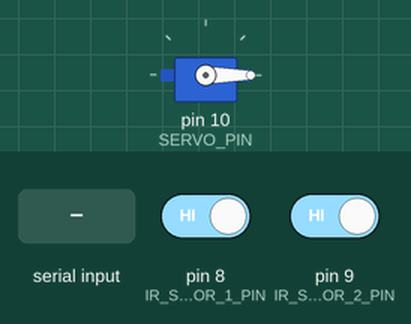
This sketch was run on a simulated Arduino Uno, built with avr-gcc and run on an emulated ATmega328P. Parts: servo. The test bench sets the inputs (shaded band); at power-on: pin 8 (IR_SENSOR_1_PIN) HIGH, pin 9 (IR_SENSOR_2_PIN) HIGH. What the sketch prints to the serial monitor is not drawn.

Above: at 2.2 s.
2.3 s: pin 8 (IR_SENSOR_1_PIN) driven LOW
3.8 s: "ALLOW\n" received over the second serial link
5.3 s: "1\n" received over the second serial link
7.3 s: "ALLOW\n" received over Serial
At 7.7 s:
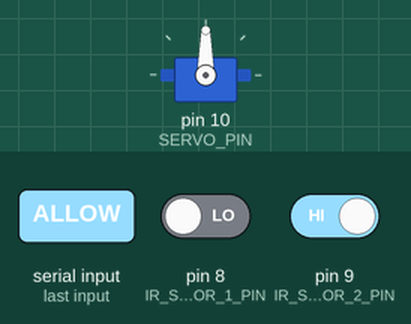
Timing chart, 0 to 15.8 s (numbered marks = the images above; inputs shaded):
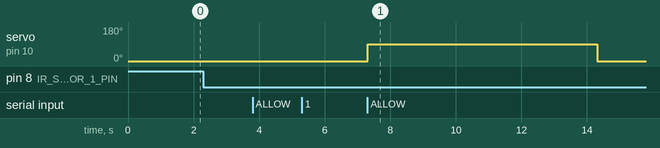

The sketch:

ArduinoUnoRFIDGate.ino
```cpp
#include <SoftwareSerial.h>
#include <Servo.h>

// ============================================
// EM-18 RFID Reader + 2 Slot IR Sensors + Gate
// ============================================
//
// RFID Reader Wiring:
// - RS232 Mode: EM-18 TX -> Arduino pin 2
// - Wiegand Mode: EM-18 WDATA1 -> pin 5, WDATA0 -> pin 6
// - Set SEL jumper on board to select mode (RS232=ON, Wiegand=OFF)
//
// Gate & Sensors:
// - Servo signal (gate control) -> Pin 10
// - IR Sensor 1 (slot 1) -> Pin 8
// - IR Sensor 2 (slot 2) -> Pin 9
//
// NOTE: Slot publishing is NON-BLOCKING and runs continuously
//       RFID scanning does NOT block slot updates

// ========== PIN DEFINITIONS ==========
constexpr byte EM18_RX_PIN = 2;
constexpr byte EM18_TX_PIN = 3;
constexpr byte SERVO_PIN = 10;
constexpr byte WIEGAND_D1_PIN = 5;
constexpr byte WIEGAND_D0_PIN = 6;
constexpr byte IR_SENSOR_1_PIN = 8;
constexpr byte IR_SENSOR_2_PIN = 9;

// ========== SERVO GATE SETTINGS ==========
constexpr int GATE_OPEN_ANGLE = 90;
constexpr int GATE_CLOSED_ANGLE = 0;
constexpr unsigned long GATE_PULSE_MS = 7000;

// ========== PROJECT SETTINGS ==========
const char* readerId = "uno-reader-1";
const char* gateId = "gate-a";

// ========== HARDWARE OBJECTS ==========
SoftwareSerial em18Serial(EM18_RX_PIN, EM18_TX_PIN);
Servo gateServo;

// ========== STATE TRACKING ==========
// Sensor timing
unsigned long lastSensorCheckTime = 0;
const unsigned long SENSOR_CHECK_INTERVAL = 250;  // Check every 250ms for responsive updates
unsigned long lastSnapshotPublishTime = 0;
const unsigned long SNAPSHOT_PUBLISH_INTERVAL = 30000;  // Full snapshot every 30 seconds (reduce spam)

// Slot states
bool slot1_occupied = false;
bool slot2_occupied = false;
bool sensor1_last_state = LOW;
bool sensor2_last_state = LOW;

// Wiegand (optional)
volatile uint32_t wiegandBits = 0;
volatile byte wiegandBitCount = 0;
volatile unsigned long lastWiegandTime = 0;
const unsigned long WIEGAND_TIMEOUT = 100;

// RFID card scanning (non-blocking state machine)
enum RFIDState { RFID_IDLE, RFID_READING, RFID_WAITING_DECISION };
RFIDState rfidState = RFID_IDLE;
String currentCardId = "";
unsigned long rfidReadStart = 0;
unsigned long rfidDecisionStart = 0;
const unsigned long RFID_READ_TIMEOUT = 400;      // 400ms to read card ID
const unsigned long RFID_DECISION_TIMEOUT = 2000; // 2000ms to get bridge decision (shorter = faster recovery)

// ========== SERIAL READER FUNCTION ==========
// Non-blocking: reads available data and extracts alphanumeric characters
// Returns the complete card ID when a line ending is found
String tryReadCardFromSerial() {
  // Non-blocking serial reader with tolerant termination.
  // Accumulates alphanumeric chars and returns when:
  //  - newline/carriage return received (most reliable), or
  //  - 12 chars are received (preferred full chip ID), or
  //  - a short pause after bytes (~250ms) with at least 4 chars (legacy IDs)
  static String buf = "";
  static unsigned long lastByteTime = 0;
  const unsigned long INTER_CHAR_TIMEOUT = 250; // ms (wait for inter-char gap before returning)
  const size_t MIN_CARD_LENGTH = 4;
  const size_t TARGET_CARD_LENGTH = 12;

  while (em18Serial.available() > 0) {
    char c = (char)em18Serial.read();
    lastByteTime = millis();

    if (c == '\n' || c == '\r') {
      if (buf.length() > 0) {
        String out = buf;
        buf = "";
        // Debug: show raw received line
        Serial.print(F("[RFID-RAW] "));
        Serial.println(out);
        return out;
      }
      // ignore empty line
    } else {
      if (isAlphaNumeric(c)) {
        buf += (char)toupper(c);
      } else {
        // non-alnum characters are ignored but shown for debug
      }

      // Prefer full 12-char ID immediately when available
      if (buf.length() >= TARGET_CARD_LENGTH) {
        String out = buf;
        buf = "";
        Serial.print(F("[RFID-RAW] "));
        Serial.println(out);
        return out;
      }
    }
  }

  // If we have partial data and there's been a pause, return it as complete
  if (buf.length() >= MIN_CARD_LENGTH && (millis() - lastByteTime) > INTER_CHAR_TIMEOUT) {
    String out = buf;
    buf = "";
    Serial.print(F("[RFID-RAW-TIMEOUT] "));
    Serial.println(out);
    return out;
  }

  return "";
}

// ========== WIEGAND INTERRUPT HANDLERS ==========
void wiegandD1Interrupt() {
  if (digitalRead(WIEGAND_D1_PIN) == LOW) {
    wiegandBits = (wiegandBits << 1) | 1;
    wiegandBitCount++;
    lastWiegandTime = millis();
  }
}

void wiegandD0Interrupt() {
  if (digitalRead(WIEGAND_D0_PIN) == LOW) {
    wiegandBits = (wiegandBits << 1) | 0;
    wiegandBitCount++;
    lastWiegandTime = millis();
  }
}

// ========== WIEGAND DECODER ==========
String decodeWiegand() {
  if (wiegandBitCount == 0) return "";

  String result;
  if (wiegandBitCount == 26) {
    uint16_t cardCode = (wiegandBits >> 1) & 0xFFFF;
    result = String(cardCode);
  } else if (wiegandBitCount == 34) {
    uint32_t cardCode = (wiegandBits >> 1) & 0xFFFFFFFFUL;
    result = String(cardCode);
  } else {
    result = String(wiegandBits, HEX);
  }

  result.toUpperCase();
  wiegandBits = 0;
  wiegandBitCount = 0;
  return result;
}

// ========== GATE CONTROL ==========
void openGatePulse() {
  Serial.println(F("[GATE] Opening gate..."));
  gateServo.write(GATE_OPEN_ANGLE);
  Serial.print(F("[GATE] Servo angle -> "));
  Serial.println(GATE_OPEN_ANGLE);

  delay(GATE_PULSE_MS);

  gateServo.write(GATE_CLOSED_ANGLE);
  Serial.print(F("[GATE] Servo angle -> "));
  Serial.println(GATE_CLOSED_ANGLE);
  Serial.println(F("[GATE] Gate closed"));
}

// ========== LIVE SLOT PUBLISHING ==========
void publishSlotState(byte slotNumber, bool occupied, byte pinNumber) {
  // Always publish in bridge-compatible format: SLOT:N:OCCUPIED|FREE:VAL:0|1:PIN:pin
  Serial.print(F("SLOT:"));
  Serial.print(slotNumber);
  Serial.print(occupied ? F(":OCCUPIED:VAL:1:PIN:") : F(":FREE:VAL:0:PIN:"));
  Serial.println(pinNumber);
}

void publishInitialSlotSnapshot() {
  bool initialSlot1 = (digitalRead(IR_SENSOR_1_PIN) == LOW);
  bool initialSlot2 = (digitalRead(IR_SENSOR_2_PIN) == LOW);

  slot1_occupied = initialSlot1;
  slot2_occupied = initialSlot2;
  sensor1_last_state = initialSlot1;
  sensor2_last_state = initialSlot2;

  Serial.print(F("[SLOT-SNAPSHOT] Slot 1 -> "));
  Serial.println(initialSlot1 ? F("OCCUPIED") : F("FREE"));
  publishSlotState(1, initialSlot1, IR_SENSOR_1_PIN);

  Serial.print(F("[SLOT-SNAPSHOT] Slot 2 -> "));
  Serial.println(initialSlot2 ? F("OCCUPIED") : F("FREE"));
  publishSlotState(2, initialSlot2, IR_SENSOR_2_PIN);
}

// ========== DUAL SLOT DETECTION (NON-BLOCKING) ==========
void checkDualIRSensors() {
  if (millis() - lastSensorCheckTime < SENSOR_CHECK_INTERVAL) {
    return;  // Not time yet - return immediately without blocking
  }

  lastSensorCheckTime = millis();

  int raw1 = digitalRead(IR_SENSOR_1_PIN);
  int raw2 = digitalRead(IR_SENSOR_2_PIN);
  bool sensor1_current = (raw1 == LOW);  // LOW = occupied
  bool sensor2_current = (raw2 == LOW);  // LOW = occupied

  // Log raw sensor changes (only when they change)
  static int last_raw_s1 = -1;
  static int last_raw_s2 = -1;
  if (raw1 != last_raw_s1 || raw2 != last_raw_s2) {
    last_raw_s1 = raw1;
    last_raw_s2 = raw2;
    Serial.print(F("[DIAG] Sensors: IR1="));
    Serial.print(raw1);
    Serial.print(F(" IR2="));
    Serial.println(raw2);
  }

  // Detect transitions on Slot 1
  if (sensor1_current != sensor1_last_state) {
    sensor1_last_state = sensor1_current;
    if (sensor1_current) {
      Serial.println(F("[SENSOR-1] ✓ Slot 1 occupied"));
    } else {
      Serial.println(F("[SENSOR-1] ✗ Slot 1 cleared"));
    }
    publishSlotState(1, sensor1_current, IR_SENSOR_1_PIN);
  }

  // Detect transitions on Slot 2
  if (sensor2_current != sensor2_last_state) {
    sensor2_last_state = sensor2_current;
    if (sensor2_current) {
      Serial.println(F("[SENSOR-2] ✓ Slot 2 occupied"));
    } else {
      Serial.println(F("[SENSOR-2] ✗ Slot 2 cleared"));
    }
    publishSlotState(2, sensor2_current, IR_SENSOR_2_PIN);
  }

  // Update overall slot occupancy state
  if (sensor1_current != slot1_occupied) {
    slot1_occupied = sensor1_current;
    Serial.println(slot1_occupied ? F("[SLOT-1] ⬆ OCCUPIED") : F("[SLOT-1] ⬇ EMPTY"));
  }

  if (sensor2_current != slot2_occupied) {
    slot2_occupied = sensor2_current;
    Serial.println(slot2_occupied ? F("[SLOT-2] ⬆ OCCUPIED") : F("[SLOT-2] ⬇ EMPTY"));
  }

  // Periodic full snapshot for synchronization (every 5 seconds)
  if (millis() - lastSnapshotPublishTime >= SNAPSHOT_PUBLISH_INTERVAL) {
    lastSnapshotPublishTime = millis();
    Serial.println(F("[SLOT-SNAPSHOT] Periodic sync"));
    // Stagger publishes slightly so the bridge/host has time to process lines one-by-one
    publishSlotState(1, slot1_occupied, IR_SENSOR_1_PIN);
    delay(8);
    publishSlotState(2, slot2_occupied, IR_SENSOR_2_PIN);
  }
}

// ========== RFID CARD SCANNING (NON-BLOCKING STATE MACHINE) ==========
void processRFIDStateMachine() {
  switch (rfidState) {

    case RFID_IDLE:
      // Continuously attempt serial parsing so transient bytes are not missed.
      {
        String serialCard = tryReadCardFromSerial();
        if (serialCard.length() > 0) {
          currentCardId = serialCard;

          Serial.print(F("[RFID] Card detected: "));
          Serial.println(currentCardId);
          Serial.print(F("CARD:"));
          Serial.print(currentCardId);
          Serial.print(F(":READER:"));
          Serial.print(readerId);
          Serial.print(F(":GATE:"));
          Serial.println(gateId);

          rfidState = RFID_WAITING_DECISION;
          rfidDecisionStart = millis();
          break;
        }
      }

      // Optional Wiegand path
      if (wiegandBitCount > 0 && (millis() - lastWiegandTime) > WIEGAND_TIMEOUT) {
        currentCardId = decodeWiegand();
        if (currentCardId.length() > 0) {
          Serial.print(F("[RFID] Card detected (Wiegand): "));
          Serial.println(currentCardId);
          Serial.print(F("CARD:"));
          Serial.print(currentCardId);
          Serial.print(F(":READER:"));
          Serial.print(readerId);
          Serial.print(F(":GATE:"));
          Serial.println(gateId);

          rfidState = RFID_WAITING_DECISION;
          rfidDecisionStart = millis();
        }
      }
      break;

    case RFID_READING:
      // Reading is handled continuously in RFID_IDLE.
      rfidState = RFID_IDLE;
      break;

    case RFID_WAITING_DECISION:
      // Check for bridge decision on USB serial (not SoftwareSerial)
      if (Serial.available() > 0) {
        String resp = "";
        while (Serial.available() > 0) {
          char c = Serial.read();
          if (c == '\n' || c == '\r') break;
          if (c > 0) resp += c;
        }
        resp.trim();

        if (resp.length() > 0) {
          Serial.print(F("[RFID] Bridge decision: "));
          Serial.println(resp);

          if (resp.indexOf("ALLOW") >= 0) {
            Serial.println(F("[AUTH] ✓ ALLOW - opening gate"));
            openGatePulse();
          } else {
            Serial.println(F("[AUTH] ✗ DENY"));
          }

          rfidState = RFID_IDLE;
        }
      } else if (millis() - rfidDecisionStart > RFID_DECISION_TIMEOUT) {
        // Timeout waiting for decision
        Serial.println(F("[RFID] Decision timeout"));
        currentCardId = "";
        rfidState = RFID_IDLE;
      }
      break;
  }
}


// ========== SETUP ==========
void setup() {
  Serial.begin(115200);
  em18Serial.begin(9600);

  gateServo.attach(SERVO_PIN);
  gateServo.write(GATE_CLOSED_ANGLE);

  pinMode(IR_SENSOR_1_PIN, INPUT_PULLUP);
  pinMode(IR_SENSOR_2_PIN, INPUT_PULLUP);

  pinMode(WIEGAND_D1_PIN, INPUT_PULLUP);
  pinMode(WIEGAND_D0_PIN, INPUT_PULLUP);
  attachInterrupt(digitalPinToInterrupt(WIEGAND_D1_PIN), wiegandD1Interrupt, FALLING);
  attachInterrupt(digitalPinToInterrupt(WIEGAND_D0_PIN), wiegandD0Interrupt, FALLING);

  delay(1000);

  Serial.println(F("=========================================="));
  Serial.println(F("RFID Gate + 2 Slot Sensors"));
  Serial.println(F("=========================================="));
  Serial.print(F("Reader ID: "));
  Serial.println(readerId);
  Serial.print(F("Gate ID: "));
  Serial.println(gateId);
  Serial.println(F(""));
  Serial.println(F("HARDWARE SETUP:"));
  Serial.print(F("  Servo signal....... pin "));
  Serial.print(SERVO_PIN);
  Serial.println(F(" (gate control)"));
  Serial.print(F("  Open angle......... "));
  Serial.println(GATE_OPEN_ANGLE);
  Serial.print(F("  Closed angle....... "));
  Serial.println(GATE_CLOSED_ANGLE);
  Serial.print(F("  Gate pulse(ms)..... "));
  Serial.println(GATE_PULSE_MS);
  Serial.println(F("  EM-18 RX........... pin 2 (card read - SoftwareSerial RX)"));
  Serial.println(F("  EM-18 TX........... pin 3 (card write - SoftwareSerial TX)"));
  Serial.println(F("  Wiegand D1......... pin 5 (optional)"));
  Serial.println(F("  Wiegand D0......... pin 6 (optional)"));
  Serial.println(F("  IR Sensor 1........ pin 8 (slot 1)"));
  Serial.println(F("  IR Sensor 2........ pin 9 (slot 2)"));
  Serial.println(F(""));
  Serial.println(F("CRITICAL: Slot publishing runs continuously (non-blocking)"));
  Serial.println(F("         RFID scanning does NOT block slot updates"));
  Serial.println(F("Ready to scan cards..."));
  Serial.println(F("=========================================="));
  Serial.println(F(""));

  publishInitialSlotSnapshot();
  lastSnapshotPublishTime = millis();
}

// ========== MAIN LOOP (NON-BLOCKING) ==========
// KEY: Both checkDualIRSensors() and processRFIDStateMachine() are non-blocking
// They return immediately if it's not time to act, ensuring slot updates flow continuously
void loop() {
  // ALWAYS check slots first and continuously
  checkDualIRSensors();

  // Process RFID state machine (non-blocking state transitions)
  processRFIDStateMachine();

  // Small delay to avoid CPU spinning
  delay(10);
}
```

Measured:
- after the input at 2.3 s, every drawn part: stays the same
- after the input at 3.8 s, every drawn part: stays the same
- after the input at 5.3 s, every drawn part: stays the same
- after the input at 7.3 s, servo on pin 10 (SERVO_PIN): 0° → 90° at once, → 0° 7.0 s later
